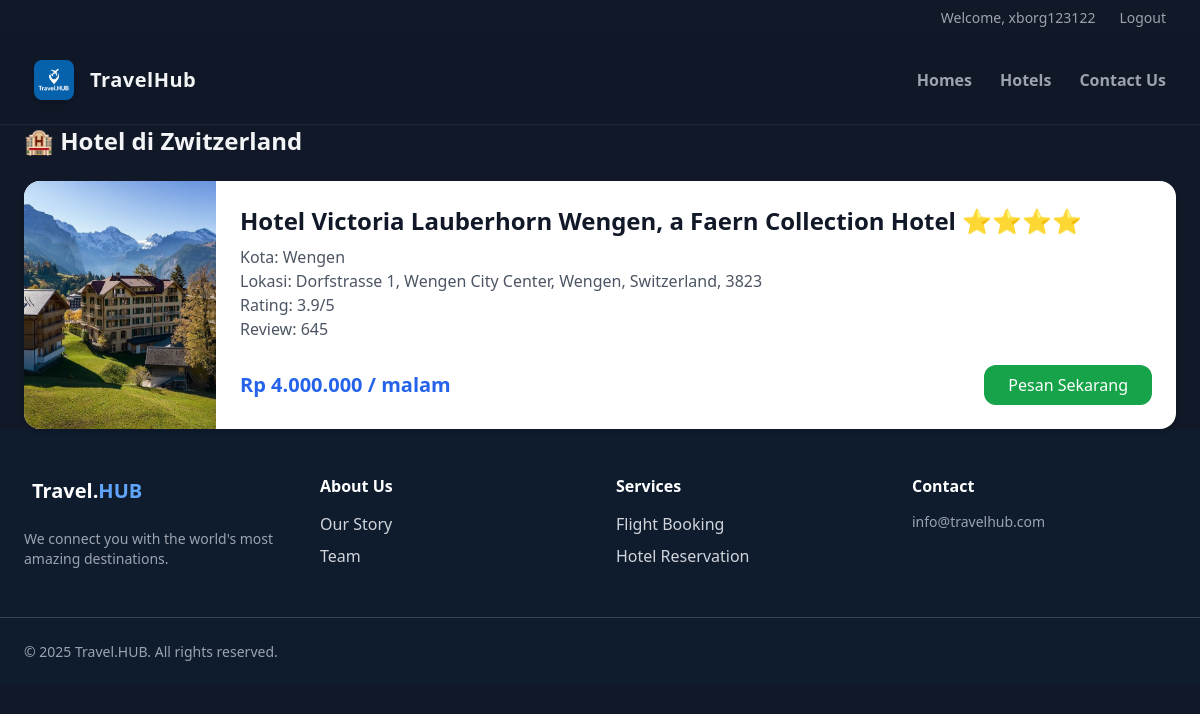
Screenshot of /page/search.php?destination_id=4 (signed in) with the database file from the repository.
### tables this page shows
CREATE TABLE `destinations` (
  `destination_id` int NOT NULL,
  `name` varchar(100) NOT NULL,
  `location` varchar(100) DEFAULT NULL,
  `description` text,
  `price` decimal(10,2) DEFAULT NULL,
  `created_at` datetime NOT NULL DEFAULT CURRENT_TIMESTAMP,
  `image_url` varchar(255) DEFAULT NULL
);

CREATE TABLE `hotels` (
  `hotel_id` int NOT NULL,
  `name` varchar(100) NOT NULL,
  `address` varchar(255) DEFAULT NULL,
  `city` varchar(50) DEFAULT NULL,
  `rating` decimal(3,1) DEFAULT NULL,
  `reviews` int DEFAULT NULL,
  `image_hotel` varchar(255) DEFAULT NULL,
  `description` text,
  `price` decimal(12,2) NOT NULL,
  `destination_id` int NOT NULL
);

### page/search.php (the view, shortened to what this page needs)
<?php
include __DIR__ . "/../include/header.php";
$destination_id = intval($_GET['destination_id']);
$destQuery = $conn->prepare("SELECT * FROM destinations WHERE destination_id = ?");
$destQuery->bind_param("i", $destination_id);
$destQuery->execute();
$destination = $destQuery->get_result()->fetch_assoc();
$hotelQuery = $conn->prepare("SELECT * FROM hotels WHERE destination_id = ?");
$hotelQuery->bind_param("i", $destination_id);
$hotelQuery->execute();
$hotels = $hotelQuery->get_result();
?>
<!DOCTYPE html>
<html lang="en">
<head>
    <script src="https://cdn.tailwindcss.com"></script>
    <link rel="stylesheet" href="https://cdn.jsdelivr.net/npm/swiper@11/swiper-bundle.min.css" />
</head>
<body class="bg-gray-100 min-h-screen p-6">
      <div class="max-w-6xl mx-auto">
    <h1 class="text-2xl font-bold mb-4">🏨 Hotel di <?= htmlspecialchars($destination['name']) ?></h1>
    <div class="grid gap-6">
      <?php while($hotel = $hotels->fetch_assoc()): ?>
        <div class="bg-white rounded-2xl shadow-md overflow-hidden flex">
          <div class="w-48">
            <img src="../<?= htmlspecialchars($hotel['image_hotel']) ?>" class="object-cover w-full h-full"/>
          </div>
          <div class="p-4 flex-1">
            <h2 class="text-2xl font-bold text-gray-900 mb-2">
              <?= htmlspecialchars($hotel['name']) ?> ⭐⭐⭐⭐
            </h2>
            <p class="text-gray-600">Kota: <?= htmlspecialchars($hotel['city']) ?></p>
            <p class="text-gray-600">Lokasi: <?= htmlspecialchars($hotel['address']) ?></p>
            <p class="text-gray-600">Rating: <?= htmlspecialchars($hotel['rating']) ?>/5</p>
            <p class="text-gray-600">Review: <?= htmlspecialchars($hotel['reviews']) ?></p>
            <div class="text-right">
      <div class="flex justify-between items-center mt-4">
  <p class="text-xl font-bold text-blue-600">
    Rp <?= number_format($hotel['price'], 0, ',', '.') ?> / malam
  </p>
  <a href="booking.php?destination=<?= $destination_id ?>&hotel=<?= $hotel['hotel_id'] ?>"
     class="bg-green-600 hover:bg-green-700 text-white px-4 py-2 rounded-xl">
    Pesan Sekarang
  </a>
</div>
    </div>
          </div>
        </div>
      <?php endwhile; ?>
    </div>
  </div>
</body>
</html>
<?php include __DIR__ . "/../include/footer.php"; ?>

### rows the page displays
destinations: name "Zwitzerland"
hotels: image_hotel (picture), name "Hotel Victoria Lauberhorn Wengen, a Faern Collection Hotel", city "Wengen", address "Dorfstrasse 1, Wengen City Center, Wengen, Switzerland, 3823", rating "3.9", reviews "645", price "4.000.000"

### other values shown
$_SESSION['user']['username'] "xborg123122"
